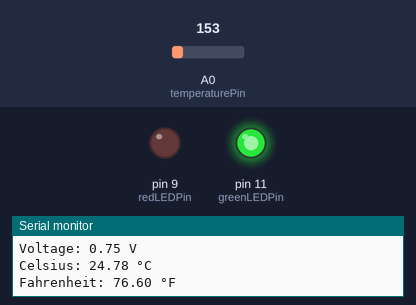
A sketch run on a simulated Arduino Uno, built with avr-gcc and run on an emulated ATmega328P. Shown: output pins drawn as LEDs (lit = HIGH), the last lines printed to the serial monitor. The test bench sets the inputs (shaded band); at power-on: A0 (temperaturePin) = 153.

Above: at 1.8 s.
1.9 s: A0 (temperaturePin) set to 163
At 3.2 s:
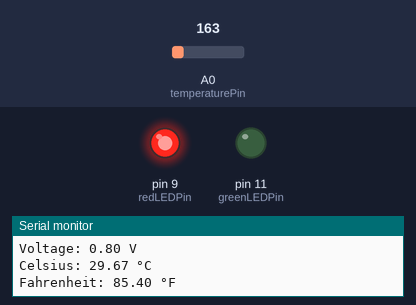
3.5 s: A0 (temperaturePin) set to 133
At 4.9 s:
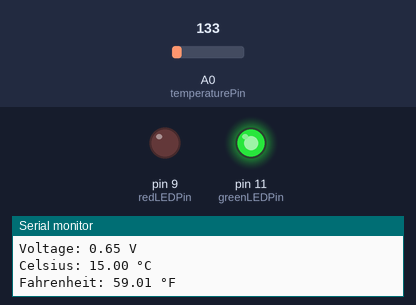
5.5 s: A0 (temperaturePin) set to 165
At 6.6 s:
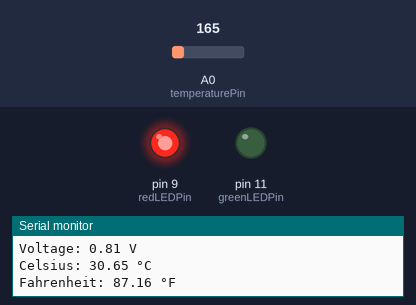
Timing chart, 0 to 8.5 s (numbered marks = the images above; inputs shaded):
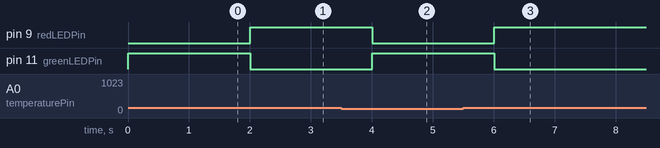

Measured:
- the behaviour switches between 156 and 157 on A0 (temperaturePin) (found by bisection; images 0 and 1)
- after the input at 1.9 s, pin 9 (redLEDPin): LOW → HIGH after 0.11 s; pin 11 (greenLEDPin): HIGH → LOW after 0.11 s
- after the input at 3.5 s, pin 9 (redLEDPin): HIGH → LOW after 0.51 s; pin 11 (greenLEDPin): LOW → HIGH after 0.51 s
- after the input at 5.5 s, pin 9 (redLEDPin): LOW → HIGH after 0.51 s; pin 11 (greenLEDPin): HIGH → LOW after 0.51 s

The sketch:

Sandbox_12_ThermalAlert.ino
```cpp
// Sandbox 12: Thermal Alert!

/* “Is it hot in here, or is it just me?” Using a temperature sensor, which is
 able to precisely measure the room temperature, we can answer that question
 once and for all!

 This experiment explores the analog input even further. This time we're
 reading the input of an analog temperature sensor. Using some math we can
 convert that value to a voltage, and then to celsius and fahrenheit
 temperatures.

 To do math with decimals, we need to introduce a new variable type: float.
 float variables allow us to escape the realm of the integer to calculate
 divisions to a very precise level.

 Also notice that we've defined some constant int variables for our LED
 and sensor pins. This is good practice -- it makes your code more readable
 and it allows you to quickly change the pin throughout your code if need be.
 */

// New variable type: float! float varaibles allow you to use decimal values.
// Other variables we've used -- int and long -- are integers. No decimal points
// allowed. floats are great, but only use them when you really need to. They
// require a lot more storage space and processor power.
// The thermalAlert variable is a constant. If the temperature reading is above
// this point, we'll turn the red LED on.
const float thermalAlert = 80.0;

// Lets also decloare some global variables for our LED and sensor pins. This
// makes swapping those pins much easier. And our code below will become much
// more readable.
const int temperaturePin = A0;	// Temperature sensor is connected to A0
const int redLEDPin = 9;		// Red LED is connected to pin 9
const int greenLEDPin = 11;		// Green LED is connected to pin 11

void setup()
{
  // Set the temperature sensor pin as an INPUT:
  pinMode(temperaturePin, INPUT);

  // Set the LED pins as OUTPUTs:
  pinMode(redLEDPin, OUTPUT);
  pinMode(greenLEDPin, OUTPUT);

  // Initialize Serial, set the baud rate to 9600.
  Serial.begin(9600);
}

void loop()
{
  // Read the raw 0-1023 value of temperature into a variable.
  long rawTemp = analogRead(temperaturePin);

  // Calculate the voltage, based on that value. To calculate voltage, we
  // multiply by the maximum voltage (5V), and divide by the maximum ADC
  // value (1023).
  float voltage = rawTemp * (5 / 1023.0);
  Serial.print("Voltage: ");
  Serial.print(voltage);
  Serial.println(" V");

  // Calculate the celsius temperature, based on that voltage. The celsius
  // temperature is calculated by subtracting 0.5V from the reading, then
  // multiplying that small value by 100.
  float celsius = (voltage - 0.5) * 100;
  Serial.print("Celsius: ");	// Print "Celsius: "
  Serial.print(celsius);		// Print the celsius temp
  Serial.println(" °C");		// Print " °C" and a new line

  // Use a common equation to convert celsius to fahrenheit. F = C*9/5 + 32.
  float fahrenheit = (celsius * 9.0 / 5.0) + 32.0;
  Serial.print("Fahrenheit: ");	// Print "Fahrenheit: "
  Serial.print(fahrenheit);		// print the fahrenheit temp
  Serial.println(" °F");			// Print " °F" and a new line
  Serial.println();				// Print a blank line

  // Now check the temperature, and turn on either the red or green LED
  // depending on that value.
  if (fahrenheit >= thermalAlert)
  {
    digitalWrite(redLEDPin, HIGH);
    digitalWrite(greenLEDPin, LOW);
  }
  else
  {
    digitalWrite(redLEDPin, LOW);
    digitalWrite(greenLEDPin, HIGH);
  }

  delay(1000);	// Wait a second between readings
}
```
